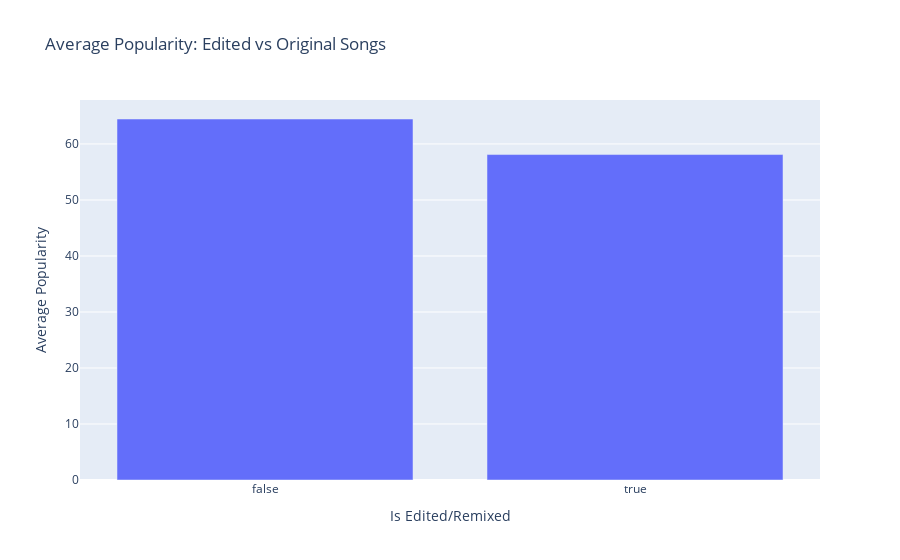

Notebook code for this chart:
### Code cell
edit_pop = df.groupby('is_edited')['popularity'].mean().reset_index()
fig4 = px.bar(
    edit_pop,
    x='is_edited',
    y='popularity',
    title='Average Popularity: Edited vs Original Songs',
    labels={'is_edited': 'Is Edited/Remixed', 'popularity': 'Average Popularity'}
)
fig4.show()

### Figure 1 — Plotly figure (JSON) as saved in the notebook; plotly's stock layout.template omitted (floating-point values rounded to 4 significant figures)
{"data": [{"alignmentgroup": "True", "hovertemplate": "Is Edited/Remixed=%{x}<br>Average Popularity=%{y}<extra></extra>", "legendgroup": "", "marker": {"color": "#636efa", "pattern": {"shape": ""}}, "name": "", "offsetgroup": "", "orientation": "v", "showlegend": false, "textposition": "auto", "type": "bar", "x": [false, true], "xaxis": "x", "y": [64.46, 58.11], "yaxis": "y"}], "layout": {"barmode": "relative", "legend": {"tracegroupgap": 0}, "title": {"text": "Average Popularity: Edited vs Original Songs"}, "xaxis": {"anchor": "y", "domain": [0, 1], "title": {"text": "Is Edited/Remixed"}}, "yaxis": {"anchor": "x", "domain": [0, 1], "title": {"text": "Average Popularity"}}}}
